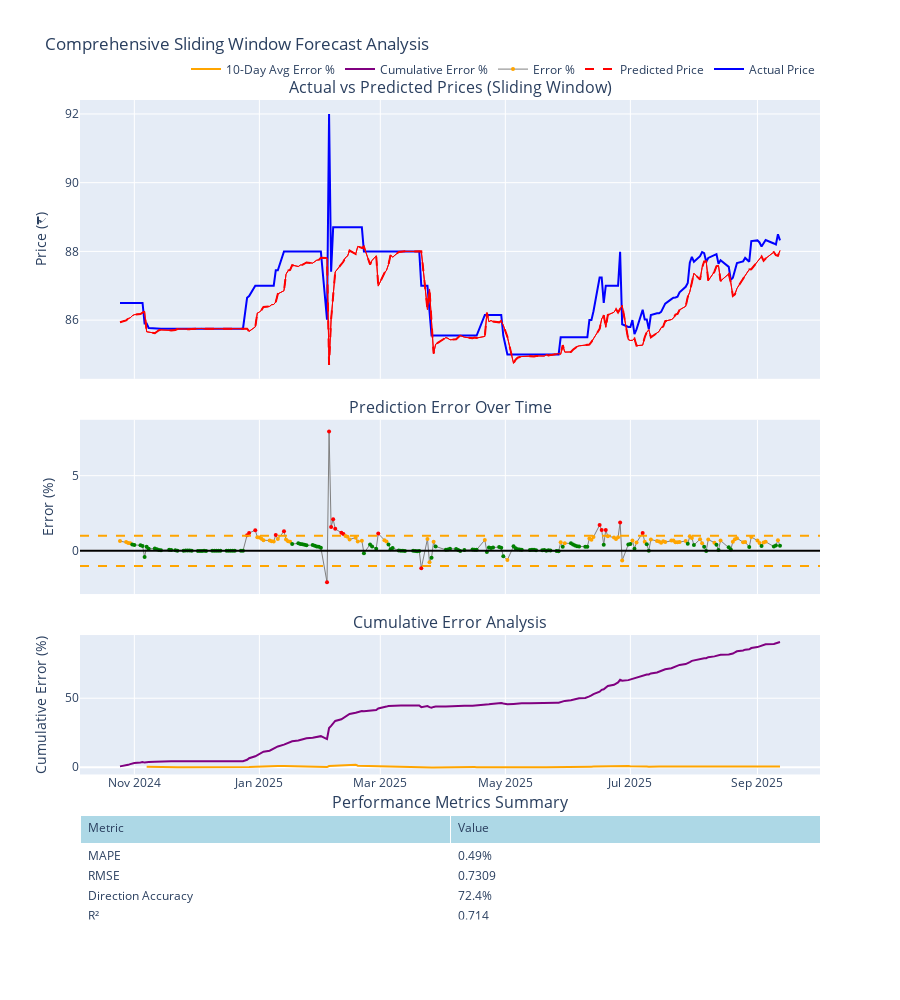

Here is the notebook cell this chart was saved with:
### Code cell
# Run the complete analysis
predictor, results = run_complete_sliding_window_analysis(
    csv_file="Data/Quote-CD-USDINR-15-09-2024-to-15-09-2025.csv",
    window_size=20
)

### Figure 1 — Plotly figure (JSON) as saved in the notebook; plotly's stock layout.template omitted (floating-point values rounded to 4 significant figures; data arrays with more than 128 entries replaced by an {"elided": "..."} marker saying what was removed)
{"data": [{"line": {"color": "blue", "width": 2}, "mode": "lines", "name": "Actual Price", "type": "scatter", "x": {"elided": "215 str values"}, "xaxis": "x", "y": {"elided": "215 float values"}, "yaxis": "y"}, {"line": {"color": "red", "dash": "dash", "width": 2}, "mode": "lines", "name": "Predicted Price", "type": "scatter", "x": {"elided": "215 str values"}, "xaxis": "x", "y": {"elided": "215 float values"}, "yaxis": "y"}, {"line": {"color": "red", "width": 1}, "mode": "lines", "name": "90% Upper", "showlegend": false, "type": "scatter", "x": {"elided": "215 str values"}, "xaxis": "x", "y": {"elided": "215 float values"}, "yaxis": "y"}, {"fill": "tonexty", "fillcolor": "rgba(255,0,0,0.1)", "line": {"color": "red", "width": 1}, "mode": "lines", "name": "90% Lower", "showlegend": false, "type": "scatter", "x": {"elided": "215 str values"}, "xaxis": "x", "y": {"elided": "215 float values"}, "yaxis": "y"}, {"line": {"color": "gray", "width": 1}, "marker": {"color": {"elided": "215 str values"}, "size": 4}, "mode": "markers+lines", "name": "Error %", "type": "scatter", "x": {"elided": "215 str values"}, "xaxis": "x2", "y": {"elided": "215 float values"}, "yaxis": "y2"}, {"line": {"color": "purple", "width": 2}, "mode": "lines", "name": "Cumulative Error %", "type": "scatter", "x": {"elided": "215 str values"}, "xaxis": "x3", "y": {"elided": "215 float values"}, "yaxis": "y3"}, {"line": {"color": "orange", "width": 2}, "mode": "lines", "name": "10-Day Avg Error %", "type": "scatter", "x": {"elided": "215 str values"}, "xaxis": "x3", "y": {"elided": "215 float values"}, "yaxis": "y3"}, {"cells": {"align": "left", "fill": {"color": "white"}, "values": [["MAPE", "RMSE", "Direction Accuracy", "R²", "Within ±0.5%", "Within ±1.0%", "Within ±2.0%", "Mean Error", "Predictions"], ["0.49%", "0.7309", "72.4%", "0.714", "58.1%", "91.2%", "98.6%", "0.3702", "215"]]}, "domain": {"x": [0, 1], "y": [0, 0.1275]}, "header": {"align": "left", "fill": {"color": "lightblue"}, "values": ["Metric", "Value"]}, "type": "table"}], "layout": {"annotations": [{"font": {"size": 16}, "showarrow": false, "text": "Actual vs Predicted Prices (Sliding Window)", "x": 0.5, "xanchor": "center", "xref": "paper", "y": 1, "yanchor": "bottom", "yref": "paper"}, {"font": {"size": 16}, "showarrow": false, "text": "Prediction Error Over Time", "x": 0.5, "xanchor": "center", "xref": "paper", "y": 0.61, "yanchor": "bottom", "yref": "paper"}, {"font": {"size": 16}, "showarrow": false, "text": "Cumulative Error Analysis", "x": 0.5, "xanchor": "center", "xref": "paper", "y": 0.3475, "yanchor": "bottom", "yref": "paper"}, {"font": {"size": 16}, "showarrow": false, "text": "Performance Metrics Summary", "x": 0.5, "xanchor": "center", "xref": "paper", "y": 0.1275, "yanchor": "bottom", "yref": "paper"}], "height": 1000, "legend": {"orientation": "h", "x": 1, "xanchor": "right", "y": 1.02, "yanchor": "bottom"}, "shapes": [{"line": {"color": "orange", "dash": "dash"}, "type": "line", "x0": 0, "x1": 1, "xref": "x2 domain", "y0": 1, "y1": 1, "yref": "y2"}, {"line": {"color": "orange", "dash": "dash"}, "type": "line", "x0": 0, "x1": 1, "xref": "x2 domain", "y0": -1, "y1": -1, "yref": "y2"}, {"line": {"color": "black", "dash": "solid"}, "type": "line", "x0": 0, "x1": 1, "xref": "x2 domain", "y0": 0, "y1": 0, "yref": "y2"}], "showlegend": true, "title": {"text": "Comprehensive Sliding Window Forecast Analysis"}, "xaxis": {"anchor": "y", "domain": [0, 1], "matches": "x3", "showticklabels": false}, "xaxis2": {"anchor": "y2", "domain": [0, 1], "matches": "x3", "showticklabels": false}, "xaxis3": {"anchor": "y3", "domain": [0, 1]}, "yaxis": {"anchor": "x", "domain": [0.66, 1], "title": {"text": "Price (₹)"}}, "yaxis2": {"anchor": "x2", "domain": [0.3975, 0.61], "title": {"text": "Error (%)"}}, "yaxis3": {"anchor": "x3", "domain": [0.1775, 0.3475], "title": {"text": "Cumulative Error (%)"}}}}
